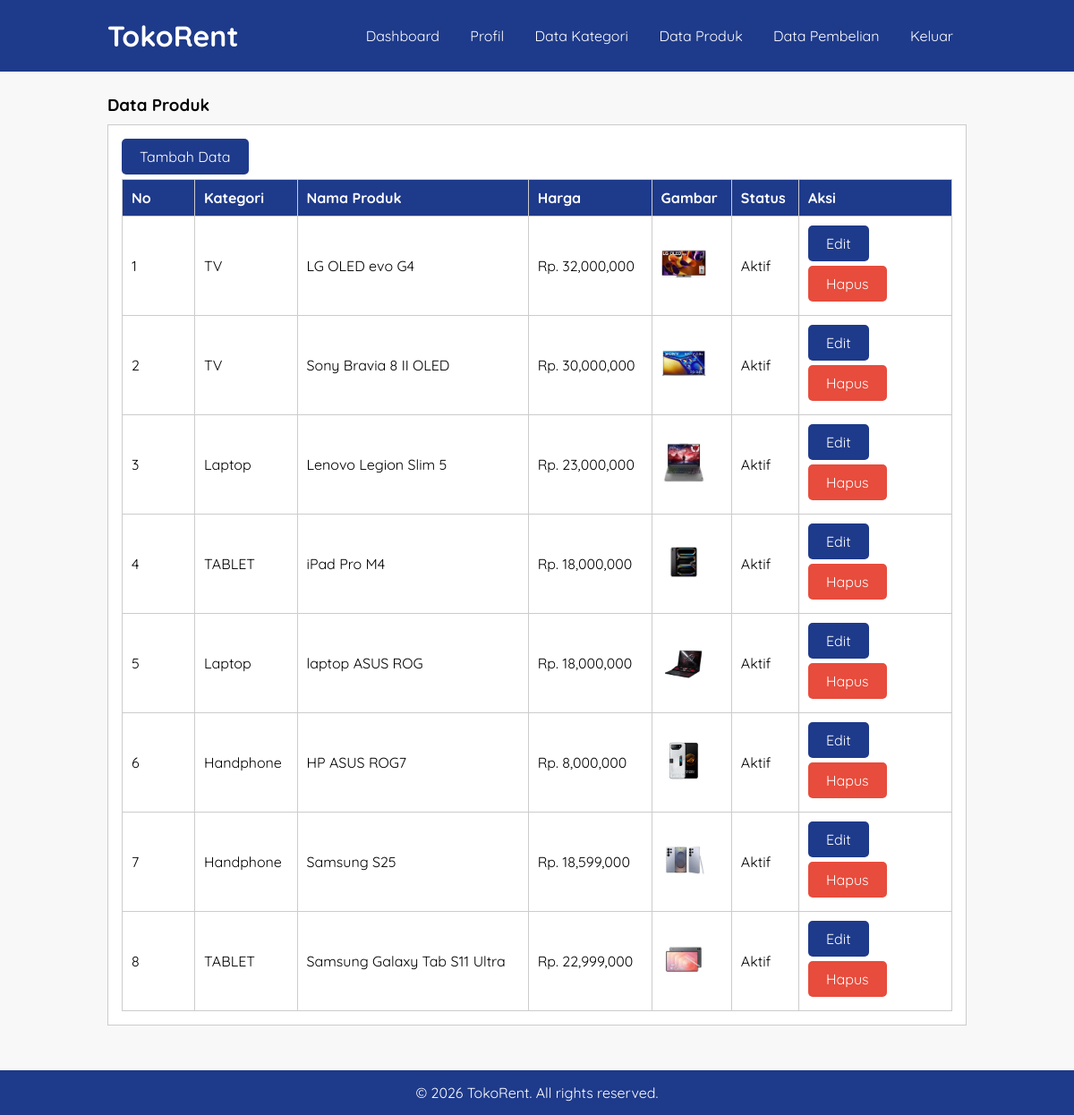
The app's page /data-produk.php (signed in) with its own data.
### tables this page shows
CREATE TABLE `tb_product` (
  `product_id` int(11) NOT NULL,
  `category_id` int(11) NOT NULL,
  `product_name` varchar(100) NOT NULL,
  `product_price` int(11) NOT NULL,
  `product_description` text NOT NULL,
  `product_image` varchar(100) NOT NULL,
  `product_status` tinyint(1) NOT NULL,
  `data_created` timestamp NOT NULL DEFAULT current_timestamp()
);

CREATE TABLE `tb_category` (
  `category_id` int(11) NOT NULL,
  `category_name` varchar(25) NOT NULL
);

### data-produk.php (the view, shortened to what this page needs)
<?php
	include 'db.php';
?>
<!DOCTYPE html>
<html>
<head>
	<link rel="stylesheet" type="text/css" href="style.css">
</head>
<body>
	<header>
		<div class="container">
			<h1><a href="index.php">TokoRent</a></h1>
			<ul>
				<li><a href="dashboard.php">Dashboard</a></li>
				<li><a href="profil.php">Profil</a></li>
				<li><a href="data-kategori.php">Data Kategori</a></li>
				<li><a href="data-produk.php">Data Produk</a></li>
				<li><a href="data-pembelian.php"><i class="fas fa-shopping-cart"></i> Data Pembelian</a></li>
				<li><a href="keluar.php">Keluar</a></li>
			</ul>
		</div>
	</header>
	<div class="section">
		<div class="container">
			<h3>Data Produk</h3>
			<div class="box">
				<p><a href="tambah-produk.php" class="btn">Tambah Data</a></p>
				<table border="1" cellspacing="0" class="table">
					<thead>
						<tr>
							<th width="60px">No</th>
							<th>Kategori</th>
							<th>Nama Produk</th>
							<th>Harga</th>
							<th>Gambar</th>
							<th>Status</th>
							<th width="150px">Aksi</th>
						</tr>
					</thead>
					<tbody>
						<?php
							$no = 1;
							$produk = mysqli_query($conn, "SELECT * FROM tb_product LEFT JOIN tb_category USING (category_id) ORDER BY product_id DESC");
							if(mysqli_num_rows($produk) > 0){
							while($row = mysqli_fetch_array($produk)){
						?>
						<tr>
							<td><?php echo $no++ ?></td>
							<td><?php echo $row['category_name'] ?></td>
							<td><?php echo $row['product_name'] ?></td>
							<td>Rp. <?php echo number_format($row['product_price']) ?></td>
							<td><a href="produk/<?php echo $row['product_image'] ?>" target="_blank"> <img src="produk/<?php echo $row['product_image'] ?>" width="50px"> </a></td>
							<td><?php echo ($row['product_status'] == 0)? 'Tidak Aktif':'Aktif'; ?></td>
							<td>
								<a href="edit-produk.php?id=<?php echo $row['product_id'] ?>" class="btn">Edit</a>
								<a href="proses-hapus.php?idp=<?php echo $row['product_id'] ?>" onclick="return confirm('Yakin ingin hapus ?')" class="btn delete">Hapus</a>
							</td>
						</tr>
						<?php }}else{ ?>
							<tr>
								<td colspan="7">Tidak ada data</td>
							</tr>
						<?php } ?>
					</tbody>
				</table>
			</div>
		</div>
	</div>
	<footer class="footer">
 	 <p>&copy; 2026 TokoRent. All rights reserved.</p>
	</footer>
</body>
</html>

### style.css (style rules this page uses)
* { padding: 0; margin: 0; font-family: 'Quicksand', sans-serif; }
body { background-color: #f8f8f8; display: flex; flex-direction: column; min-height: 100vh; }
a { color: inherit; text-decoration: none; }
.btn { display: inline-block; padding: 10px 20px; background: #1E3A8A; color: #fff; text-decoration: none; border-radius: 5px; font-size: 16px; text-align: center; transition: background-color 0.3s ease, transform 0.2s ease; margin-bottom: 5px; cursor: pointer; border: none; }
.btn.delete { background: #e74c3c; }
header { background-color: #1E3A8A; color: #fff; overflow: auto; padding: 10px 0; }
header h1 { float: left; padding: 10px 0; }
header h1 a { color: #fff; }
header ul { float: right; list-style: none; }
header ul li { display: inline-block; }
header ul li a { padding: 20px 15px; display: inline-block; color: #fff; transition: background-color 0.3s ease; }
.footer { padding: 15px 0; background-color: #1E3A8A; color: #fff; text-align: center; margin-top: auto; }
.container { width: 80%; margin: 0 auto; }
.container:after { content: ''; display: block; clear: both; }
.section { padding: 25px 0; }
.box { background-color: #fff; border: 1px solid #ccc; padding: 15px; box-sizing: border-box; margin: 10px 0 25px 0; }
.box:after { content: ""; display: block; clear: both; }
.table { width: 100%; border-collapse: collapse; }
.table th, .table td { padding: 10px; text-align: left; border: 1px solid #ccc; }
.table th { background: #1E3A8A; color: #fff; }

### records on screen
tb_product: category.category_name "TV", product_name "LG OLED evo G4", product_price "32,000,000", product_image (picture), product_status "Aktif"
tb_product: category.category_name "TV", product_name "Sony Bravia 8 II OLED", product_price "30,000,000", product_image (picture), product_status "Aktif"
tb_product: category.category_name "Laptop", product_name "Lenovo Legion Slim 5", product_price "23,000,000", product_image (picture), product_status "Aktif"
tb_product: category.category_name "TABLET", product_name "iPad Pro M4", product_price "18,000,000", product_image (picture), product_status "Aktif"
tb_product: category.category_name "Laptop", product_name "laptop ASUS ROG", product_price "18,000,000", product_image (picture), product_status "Aktif"
tb_product: category.category_name "Handphone", product_name "HP ASUS ROG7", product_price "8,000,000", product_image (picture), product_status "Aktif"
tb_product: category.category_name "Handphone", product_name "Samsung S25", product_price "18,599,000", product_image (picture), product_status "Aktif"
tb_product: category.category_name "TABLET", product_name "Samsung Galaxy Tab S11 Ultra", product_price "22,999,000", product_image (picture), product_status "Aktif"
